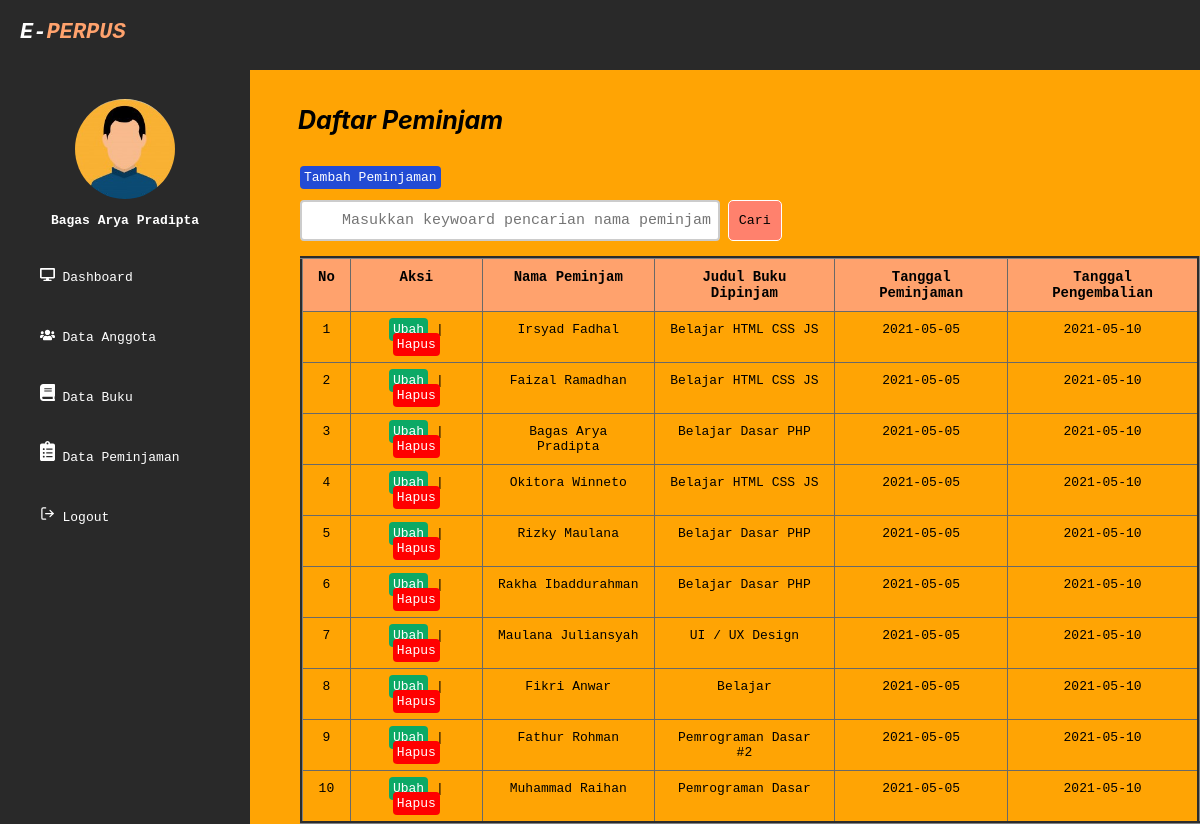
The page /datapinjam.php (signed in) on the database its author committed.
### tables this page shows
CREATE TABLE `peminjaman` (
  `id_peminjam` int(4) NOT NULL,
  `nama_peminjam` varchar(50) NOT NULL,
  `judul` varchar(50) NOT NULL,
  `tgl_pinjam` date NOT NULL,
  `tgl_kembali` date NOT NULL
);

### allfunctions.php (called while the page is built, shortened)
<?php
$conn = mysqli_connect("localhost","root","","webperpustakaan");
function query($query){
    global $conn;
    $result = mysqli_query($conn, $query);
    $rows = [];
    while ($row = mysqli_fetch_assoc($result)){
        $rows[] = $row;
    }
    return $rows;
}
?>

### datapinjam.php (the view, shortened to what this page needs)
<?php
require 'allfunctions.php';
$peminjaman = query("SELECT * FROM peminjaman");
?>
<!DOCTYPE html>
<html lang="en">
    <head>
        <link rel="stylesheet" type="text/css" href="data.css">
    </head>
    <body>
       <header>
           <div class="left_area">
               <h3> E-<span>PERPUS</span> </h3>
           </div>
        <div class="sidebar">
            <center>
                <img src="img/profile2.jpg" class="profile_image" alt="">
                <h4>Bagas Arya Pradipta</h4>
            </center>
            <a href="index.php"><img src="img/desktop.svg" width="7%"  style="filter:invert(1);" ><span> Dashboard </span></a>
            <a href="dataanggota.php"><img src="img/anggota.svg" width="7%" style="filter:invert(1);" ><span> Data Anggota </span></a>
            <a href="databuku.php"><img src="img/book.svg" width="7%"  style="filter:invert(1);" ><span> Data Buku</span></a>
            <a href="datapinjam.php"><img src="img/list.svg" width="7%"  style="filter:invert(1);" ><span> Data Peminjaman </span></a>
            <a href="logout.php"><img src="img/logout.svg" width="7%"  style="filter:invert(1);" ><span> Logout </span></a>
        </div>
    </header>
    <div class="content-data">
      <br><h1>Daftar Peminjam</h1></br>
            <a href="tambahpinjam.php">Tambah Peminjaman</a>
        <br></br>
    <form action="" method="post">
        <input type="text" name="keyword3" id="keyword3" size="40" placeholder="Masukkan keywoard pencarian nama peminjam" autofocus autocomplete="off">
        <button type="submit" name="cari3">Cari</button>
    </form>
        <table align="center" border="3" cellpadding="10" cellspacing="0" width="900px">
                <tr>
                    <th>No</th>
                    <th>Aksi</th>
                    <th>Nama Peminjam</th>
                    <th>Judul Buku Dipinjam</th>
                    <th>Tanggal Peminjaman</th>
                    <th>Tanggal Pengembalian </th>
                </tr>
    <?php $i = 1; ?>
    <?php foreach ($peminjaman as $row) : ?>
                <tr>
                    <td><?= $i; ?></td>
                    <td>
                    <div class="btn-ubah">
                        <a href="ubahpinjam.php?id_peminjam=<?= $row["id_peminjam"]; ?>">Ubah</a> |
                        <a id="btnhapus" href="hapuspinjam.php?id_peminjam=<?= $row["id_peminjam"]; ?>" onclick = "return confirm('yakin ingin menghapus?')">Hapus</a>
                    </div>
                    </td>
                    <td><?= $row["nama_peminjam"]; ?></td>
                    <td><?= $row["judul"]; ?></td>
                    <td><?= $row["tgl_pinjam"]; ?></td>
                    <td><?= $row["tgl_kembali"]; ?></td>
                </tr>
    <?php $i++; ?>
    <?php endforeach; ?>
        </table>
    </div>
    </body>
</html>

### data.css (style rules this page uses)
* { margin: 0; padding: 0; font-family: monospace; }
body { background-color: #ffa404; background-size: cover; background-repeat: no-repeat; }
header { position: fixed; background: #292929; margin-top: -50px; padding: 20px; width: 100%; height: 30px; }
.left_area h3 { color: #fff; margin: 0; text-transform: uppercase; font-size: 22px; font-weight: 900; font-style: italic; }
.left_area span { color:#FFA26D; font-style: italic; }
.sidebar { background: #292929; margin-top: 24px; padding-top: 30px; position: fixed; left: 0; width: 250px; height: 100%; }
.sidebar .profile_image { width: 100px; height: 100px; border-radius: 100px; margin-bottom: 10px; }
.sidebar h4 { color: #fff; margin-top: 0; margin-bottom: 20px; }
.sidebar a { display: block; width: 100%; line-height: 60px; text-decoration: none; padding-left: 40px; box-sizing: border-box; color: #fff; transition: 0.5s; transition-property: background; }
h1 { margin-left: -2px; margin-top: 40px; margin-bottom: 20px; font-style: italic; display: block; font-family: -apple-system, BlinkMacSystemFont, 'Segoe UI', Roboto, Oxygen, Ubuntu, Cantarell, 'Open Sans', 'Helvetica Neue', sans-serif; font-size: 25px; }
.content-data { width: 50%; margin: auto; margin-top: 50px; }
input { font-size: 15px; width: 70%; padding: 10px 5px; box-sizing: border-box; border: 2px solid #ccc; background-size: 15px; background-position: 5px 5px; background-repeat: no-repeat; padding-left: 40px; padding-top: 10px; border-radius: 4px; }
button { padding: 12px 10px; background:#FF816D; border-radius: 5px; border: 1px solid #fff; }
table { margin: auto; border-collapse: collapse; font: normal normal 12px; }
table th { background: #FFA26D; color: #000; font-weight: bold; font-size: 14px; }
table th, table td { vertical-align: top; padding: 10px 15px; border: 1px solid #696969; text-align: center; }
.content-data a { background-color: #224bd4; color: #fff; text-decoration: none; border-radius: 4px; padding: 4px; }
.btn-ubah a { background-color: #0ba966; }
#btnhapus { background-color: red; }

### rows shown on the page
peminjaman: nama_peminjam "Irsyad Fadhal", judul "Belajar HTML CSS JS", tgl_pinjam "2021-05-05", tgl_kembali "2021-05-10"
peminjaman: nama_peminjam "Faizal Ramadhan", judul "Belajar HTML CSS JS", tgl_pinjam "2021-05-05", tgl_kembali "2021-05-10"
peminjaman: nama_peminjam "Bagas Arya Pradipta", judul "Belajar Dasar PHP", tgl_pinjam "2021-05-05", tgl_kembali "2021-05-10"
peminjaman: nama_peminjam "Okitora Winneto", judul "Belajar HTML CSS JS", tgl_pinjam "2021-05-05", tgl_kembali "2021-05-10"
peminjaman: nama_peminjam "Rizky Maulana", judul "Belajar Dasar PHP", tgl_pinjam "2021-05-05", tgl_kembali "2021-05-10"
peminjaman: nama_peminjam "Rakha Ibaddurahman", judul "Belajar Dasar PHP", tgl_pinjam "2021-05-05", tgl_kembali "2021-05-10"
peminjaman: nama_peminjam "Maulana Juliansyah", judul "UI / UX Design", tgl_pinjam "2021-05-05", tgl_kembali "2021-05-10"
peminjaman: nama_peminjam "Fikri Anwar", judul "Belajar", tgl_pinjam "2021-05-05", tgl_kembali "2021-05-10"
peminjaman: nama_peminjam "Fathur Rohman", judul "Pemrograman Dasar #2", tgl_pinjam "2021-05-05", tgl_kembali "2021-05-10"
peminjaman: nama_peminjam "Muhammad Raihan", judul "Pemrograman Dasar", tgl_pinjam "2021-05-05", tgl_kembali "2021-05-10"
